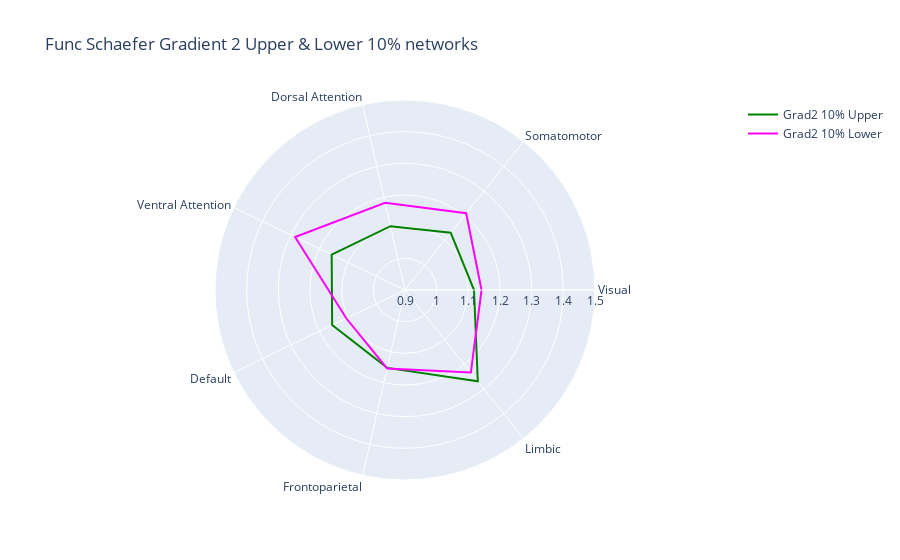

The notebook cell this image was saved under:
### Code cell
fig = go.Figure()

fig.add_trace(go.Scatterpolar(r=grad2_10_network_df['Grad2 10% Upper'].values.tolist() + grad2_10_network_df['Grad2 10% Upper'].values.tolist()[:1], theta=grad2_10_network_df['networks'].tolist() + grad2_10_network_df['networks'].tolist()[:1], mode = 'lines', line_color = 'green', name='Grad2 10% Upper'))
fig.add_trace(go.Scatterpolar(r=grad2_10_network_df['Grad2 10% Lower'].values.tolist() + grad2_10_network_df['Grad2 10% Lower'].values.tolist()[:1], theta=grad2_10_network_df['networks'].tolist() + grad2_10_network_df['networks'].tolist()[:1], mode = 'lines', line_color = 'fuchsia', name='Grad2 10% Lower'))

fig.update_layout(polar=dict(radialaxis=dict(visible=True,range=[0.9, 1.5])),title = 'Func Schaefer Gradient 2 Upper & Lower 10% networks', showlegend=True)

fig.show()
fig.write_image(fig_path+'Func_Schaefer_Gradient2_Upper&Lower_10%_networks.png')

### Figure 1 — Plotly figure (JSON) as saved in the notebook; plotly's stock layout.template omitted (floating-point values rounded to 4 significant figures)
{"data": [{"line": {"color": "green"}, "mode": "lines", "name": "Grad2 10% Upper", "r": [1.118, 1.131, 1.107, 1.157, 1.155, 1.152, 1.269, 1.118], "theta": ["Visual", "Somatomotor", "Dorsal Attention", "Ventral Attention", "Default", "Frontoparietal", "Limbic", "Visual"], "type": "scatterpolar"}, {"line": {"color": "fuchsia"}, "mode": "lines", "name": "Grad2 10% Lower", "r": [1.142, 1.21, 1.183, 1.285, 1.106, 1.154, 1.234, 1.142], "theta": ["Visual", "Somatomotor", "Dorsal Attention", "Ventral Attention", "Default", "Frontoparietal", "Limbic", "Visual"], "type": "scatterpolar"}], "layout": {"autosize": true, "polar": {"angularaxis": {"type": "category"}, "radialaxis": {"autorange": false, "range": [0.9, 1.5], "type": "linear", "visible": true}}, "showlegend": true, "title": {"text": "Func Schaefer Gradient 2 Upper & Lower 10% networks"}}}
